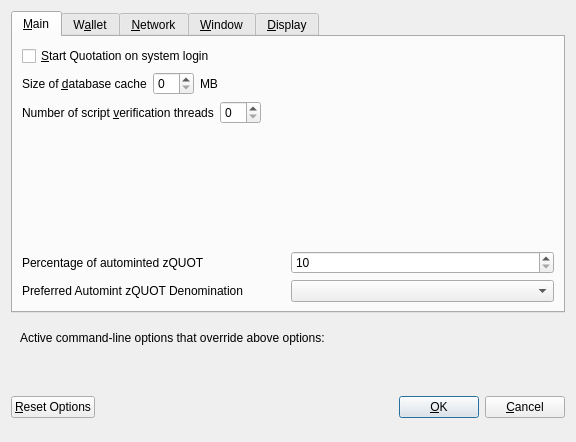
<?xml version="1.0" encoding="UTF-8"?>
<ui version="4.0">
 <class>OptionsDialog</class>
 <widget class="QDialog" name="OptionsDialog">
  <property name="geometry">
   <rect>
    <x>0</x>
    <y>0</y>
    <width>576</width>
    <height>442</height>
   </rect>
  </property>
  <property name="windowTitle">
   <string>Options</string>
  </property>
  <property name="modal">
   <bool>true</bool>
  </property>
  <layout class="QVBoxLayout" name="verticalLayout">
   <item>
    <widget class="QTabWidget" name="tabWidget">
     <property name="currentIndex">
      <number>0</number>
     </property>
     <widget class="QWidget" name="tabMain">
      <attribute name="title">
       <string>&amp;Main</string>
      </attribute>
      <layout class="QVBoxLayout" name="verticalLayout_Main">
       <item>
        <widget class="QCheckBox" name="bitcoinAtStartup">
         <property name="toolTip">
          <string>Automatically start Quotation after logging in to the system.</string>
         </property>
         <property name="text">
          <string>&amp;Start Quotation on system login</string>
         </property>
        </widget>
       </item>
       <item>
        <layout class="QHBoxLayout" name="horizontalLayout_2_Main">
         <item>
          <widget class="QLabel" name="databaseCacheLabel">
           <property name="text">
            <string>Size of &amp;database cache</string>
           </property>
           <property name="textFormat">
            <enum>Qt::PlainText</enum>
           </property>
           <property name="buddy">
            <cstring>databaseCache</cstring>
           </property>
          </widget>
         </item>
         <item>
          <widget class="QSpinBox" name="databaseCache"/>
         </item>
         <item>
          <widget class="QLabel" name="databaseCacheUnitLabel">
           <property name="text">
            <string>MB</string>
           </property>
           <property name="textFormat">
            <enum>Qt::PlainText</enum>
           </property>
          </widget>
         </item>
         <item>
          <spacer name="horizontalSpacer_2_Main">
           <property name="orientation">
            <enum>Qt::Horizontal</enum>
           </property>
           <property name="sizeHint" stdset="0">
            <size>
             <width>40</width>
             <height>20</height>
            </size>
           </property>
          </spacer>
         </item>
        </layout>
       </item>
       <item>
        <layout class="QHBoxLayout" name="horizontalLayout_3_Main">
         <item>
          <widget class="QLabel" name="threadsScriptVerifLabel">
           <property name="text">
            <string>Number of script &amp;verification threads</string>
           </property>
           <property name="textFormat">
            <enum>Qt::PlainText</enum>
           </property>
           <property name="buddy">
            <cstring>threadsScriptVerif</cstring>
           </property>
          </widget>
         </item>
         <item>
          <widget class="QSpinBox" name="threadsScriptVerif">
           <property name="toolTip">
            <string>(0 = auto, &lt;0 = leave that many cores free)</string>
           </property>
          </widget>
         </item>
         <item>
          <spacer name="horizontalSpacer_3_Main">
           <property name="orientation">
            <enum>Qt::Horizontal</enum>
           </property>
           <property name="sizeHint" stdset="0">
            <size>
             <width>40</width>
             <height>20</height>
            </size>
           </property>
          </spacer>
         </item>
        </layout>
       </item>
       <item>
        <spacer name="verticalSpacer_2">
         <property name="orientation">
          <enum>Qt::Vertical</enum>
         </property>
         <property name="sizeHint" stdset="0">
          <size>
           <width>20</width>
           <height>40</height>
          </size>
         </property>
        </spacer>
       </item>
       <item>
        <layout class="QHBoxLayout" name="horizontalLayout_3">
         <item>
          <widget class="QLabel" name="percentage_label">
           <property name="toolTip">
            <string>Percentage of incoming QUOTATION which get automatically converted to zQUOT via Zerocoin Protocol (min: 10%)</string>
           </property>
           <property name="text">
            <string>Percentage of autominted zQUOT</string>
           </property>
          </widget>
         </item>
         <item>
          <widget class="QSpinBox" name="zeromintPercentage">
           <property name="minimum">
            <number>10</number>
           </property>
           <property name="maximum">
            <number>100</number>
           </property>
          </widget>
         </item>
        </layout>
       </item>
       <item>
        <layout class="QHBoxLayout" name="horizontalLayout" stretch="0,0">
         <property name="sizeConstraint">
          <enum>QLayout::SetFixedSize</enum>
         </property>
         <item>
          <widget class="QLabel" name="labelPreferredDenom">
           <property name="maximumSize">
            <size>
             <width>16777215</width>
             <height>16777215</height>
            </size>
           </property>
           <property name="toolTip">
            <string>Wait with automatic conversion to Zerocoin until enough QUOTATION for this denomination is available</string>
           </property>
           <property name="text">
            <string>Preferred Automint zQUOT Denomination</string>
           </property>
          </widget>
         </item>
         <item>
          <widget class="QComboBox" name="preferredDenom">
           <property name="maximumSize">
            <size>
             <width>16777215</width>
             <height>27</height>
            </size>
           </property>
           <property name="toolTip">
            <string>Wait with automatic conversion to Zerocoin until enough QUOTATION for this denomination is available</string>
           </property>
           <property name="maxVisibleItems">
            <number>9</number>
           </property>
           <property name="maxCount">
            <number>9</number>
           </property>
          </widget>
         </item>
        </layout>
       </item>
      </layout>
     </widget>
     <widget class="QWidget" name="tabWallet">
      <attribute name="title">
       <string>W&amp;allet</string>
      </attribute>
      <layout class="QVBoxLayout" name="verticalLayout_Wallet">
       <item>
        <widget class="QGroupBox" name="groupBox">
         <property name="title">
          <string>Expert</string>
         </property>
         <layout class="QVBoxLayout" name="verticalLayout_2">
          <item>
           <widget class="QCheckBox" name="coinControlFeatures">
            <property name="toolTip">
             <string>Whether to show coin control features or not.</string>
            </property>
            <property name="text">
             <string>Enable coin &amp;control features</string>
            </property>
           </widget>
          </item>
          <item>
           <widget class="QCheckBox" name="showMasternodesTab">
            <property name="toolTip">
             <string>Show additional tab listing all your masternodes in first sub-tab&lt;br/&gt;and all masternodes on the network in second sub-tab.</string>
            </property>
            <property name="text">
             <string>Show Masternodes Tab</string>
            </property>
           </widget>
          </item>
          <item>
           <widget class="QCheckBox" name="spendZeroConfChange">
            <property name="toolTip">
             <string>If you disable the spending of unconfirmed change, the change from a transaction&lt;br/&gt;cannot be used until that transaction has at least one confirmation.&lt;br/&gt;This also affects how your balance is computed.</string>
            </property>
            <property name="text">
             <string>&amp;Spend unconfirmed change</string>
            </property>
           </widget>
          </item>
         </layout>
        </widget>
       </item>
       <item>
        <spacer name="verticalSpacer_Wallet">
         <property name="orientation">
          <enum>Qt::Vertical</enum>
         </property>
         <property name="sizeHint" stdset="0">
          <size>
           <width>20</width>
           <height>40</height>
          </size>
         </property>
        </spacer>
       </item>
      </layout>
     </widget>
     <widget class="QWidget" name="tabNetwork">
      <attribute name="title">
       <string>&amp;Network</string>
      </attribute>
      <layout class="QVBoxLayout" name="verticalLayout_Network">
       <item>
        <widget class="QCheckBox" name="mapPortUpnp">
         <property name="toolTip">
          <string>Automatically open the Quotation client port on the router. This only works when your router supports UPnP and it is enabled.</string>
         </property>
         <property name="text">
          <string>Map port using &amp;UPnP</string>
         </property>
        </widget>
       </item>
       <item>
        <widget class="QCheckBox" name="allowIncoming">
         <property name="toolTip">
          <string>Accept connections from outside</string>
         </property>
         <property name="text">
          <string>Allow incoming connections</string>
         </property>
        </widget>
       </item>
       <item>
        <widget class="QCheckBox" name="connectSocks">
         <property name="toolTip">
          <string>Connect to the Quotation network through a SOCKS5 proxy.</string>
         </property>
         <property name="text">
          <string>&amp;Connect through SOCKS5 proxy (default proxy):</string>
         </property>
        </widget>
       </item>
       <item>
        <layout class="QHBoxLayout" name="horizontalLayout_1_Network">
         <item>
          <widget class="QLabel" name="proxyIpLabel">
           <property name="text">
            <string>Proxy &amp;IP:</string>
           </property>
           <property name="textFormat">
            <enum>Qt::PlainText</enum>
           </property>
           <property name="buddy">
            <cstring>proxyIp</cstring>
           </property>
          </widget>
         </item>
         <item>
          <widget class="QValidatedLineEdit" name="proxyIp">
           <property name="minimumSize">
            <size>
             <width>140</width>
             <height>0</height>
            </size>
           </property>
           <property name="maximumSize">
            <size>
             <width>140</width>
             <height>16777215</height>
            </size>
           </property>
           <property name="toolTip">
            <string>IP address of the proxy (e.g. IPv4: 127.0.0.1 / IPv6: ::1)</string>
           </property>
          </widget>
         </item>
         <item>
          <widget class="QLabel" name="proxyPortLabel">
           <property name="text">
            <string>&amp;Port:</string>
           </property>
           <property name="textFormat">
            <enum>Qt::PlainText</enum>
           </property>
           <property name="buddy">
            <cstring>proxyPort</cstring>
           </property>
          </widget>
         </item>
         <item>
          <widget class="QLineEdit" name="proxyPort">
           <property name="minimumSize">
            <size>
             <width>55</width>
             <height>0</height>
            </size>
           </property>
           <property name="maximumSize">
            <size>
             <width>55</width>
             <height>16777215</height>
            </size>
           </property>
           <property name="toolTip">
            <string>Port of the proxy (e.g. 9050)</string>
           </property>
          </widget>
         </item>
         <item>
          <spacer name="horizontalSpacer_1_Network">
           <property name="orientation">
            <enum>Qt::Horizontal</enum>
           </property>
           <property name="sizeHint" stdset="0">
            <size>
             <width>40</width>
             <height>20</height>
            </size>
           </property>
          </spacer>
         </item>
        </layout>
       </item>
       <item>
        <spacer name="verticalSpacer_Network">
         <property name="orientation">
          <enum>Qt::Vertical</enum>
         </property>
         <property name="sizeHint" stdset="0">
          <size>
           <width>20</width>
           <height>40</height>
          </size>
         </property>
        </spacer>
       </item>
      </layout>
     </widget>
     <widget class="QWidget" name="tabWindow">
      <attribute name="title">
       <string>&amp;Window</string>
      </attribute>
      <layout class="QVBoxLayout" name="verticalLayout_Window">
       <item>
        <widget class="QCheckBox" name="minimizeToTray">
         <property name="toolTip">
          <string>Show only a tray icon after minimizing the window.</string>
         </property>
         <property name="text">
          <string>&amp;Minimize to the tray instead of the taskbar</string>
         </property>
        </widget>
       </item>
       <item>
        <widget class="QCheckBox" name="minimizeOnClose">
         <property name="toolTip">
          <string>Minimize instead of exit the application when the window is closed. When this option is enabled, the application will be closed only after selecting Quit in the menu.</string>
         </property>
         <property name="text">
          <string>M&amp;inimize on close</string>
         </property>
        </widget>
       </item>
       <item>
        <spacer name="verticalSpacer_Window">
         <property name="orientation">
          <enum>Qt::Vertical</enum>
         </property>
         <property name="sizeHint" stdset="0">
          <size>
           <width>20</width>
           <height>40</height>
          </size>
         </property>
        </spacer>
       </item>
      </layout>
     </widget>
     <widget class="QWidget" name="tabDisplay">
      <attribute name="title">
       <string>&amp;Display</string>
      </attribute>
      <layout class="QVBoxLayout" name="verticalLayout_Display">
       <item>
        <layout class="QHBoxLayout" name="horizontalLayout_1_Display">
         <item>
          <widget class="QLabel" name="langLabel">
           <property name="text">
            <string>User Interface &amp;language:</string>
           </property>
           <property name="textFormat">
            <enum>Qt::PlainText</enum>
           </property>
           <property name="buddy">
            <cstring>lang</cstring>
           </property>
          </widget>
         </item>
         <item>
          <widget class="QValueComboBox" name="lang">
           <property name="toolTip">
            <string>The user interface language can be set here. This setting will take effect after restarting Quotation.</string>
           </property>
          </widget>
         </item>
        </layout>
       </item>
       <item>
        <widget class="QLabel" name="label_3">
         <property name="toolTip">
          <string notr="true"/>
         </property>
         <property name="statusTip">
          <string notr="true"/>
         </property>
         <property name="whatsThis">
          <string notr="true"/>
         </property>
         <property name="accessibleName">
          <string notr="true"/>
         </property>
         <property name="text">
          <string>Language missing or translation incomplete? Help contributing translations here:
https://www.transifex.com/quotation-project/quotation-project-translations</string>
         </property>
         <property name="wordWrap">
          <bool>true</bool>
         </property>
         <property name="openExternalLinks">
          <bool>true</bool>
         </property>
         <property name="textInteractionFlags">
          <set>Qt::TextBrowserInteraction</set>
         </property>
        </widget>
       </item>
       <item>
        <layout class="QHBoxLayout" name="horizontalLayout_4_Display" stretch="0,0">
         <item>
          <widget class="QLabel" name="themeLabel">
           <property name="text">
            <string>User Interface Theme:</string>
           </property>
          </widget>
         </item>
         <item>
          <widget class="QValueComboBox" name="theme"/>
         </item>
        </layout>
       </item>
       <item>
        <widget class="Line" name="line">
         <property name="orientation">
          <enum>Qt::Horizontal</enum>
         </property>
        </widget>
       </item>
       <item>
        <layout class="QHBoxLayout" name="horizontalLayout_2_Display">
         <item>
          <widget class="QLabel" name="unitLabel">
           <property name="text">
            <string>&amp;Unit to show amounts in:</string>
           </property>
           <property name="textFormat">
            <enum>Qt::PlainText</enum>
           </property>
           <property name="buddy">
            <cstring>unit</cstring>
           </property>
          </widget>
         </item>
         <item>
          <widget class="QValueComboBox" name="unit">
           <property name="toolTip">
            <string>Choose the default subdivision unit to show in the interface and when sending coins.</string>
           </property>
          </widget>
         </item>
        </layout>
       </item>
       <item>
        <layout class="QHBoxLayout" name="horizontalLayout_5_Display">
         <item>
          <widget class="QLabel" name="digitsLabel">
           <property name="text">
            <string>Decimal digits</string>
           </property>
          </widget>
         </item>
         <item>
          <widget class="QValueComboBox" name="digits"/>
         </item>
        </layout>
       </item>
       <item>
        <layout class="QHBoxLayout" name="horizontalLayout_3_Display">
         <item>
          <widget class="QLabel" name="thirdPartyTxUrlsLabel">
           <property name="toolTip">
            <string>Third party URLs (e.g. a block explorer) that appear in the transactions tab as context menu items. %s in the URL is replaced by transaction hash. Multiple URLs are separated by vertical bar |.</string>
           </property>
           <property name="text">
            <string>Third party transaction URLs</string>
           </property>
           <property name="buddy">
            <cstring>thirdPartyTxUrls</cstring>
           </property>
          </widget>
         </item>
         <item>
          <widget class="QLineEdit" name="thirdPartyTxUrls">
           <property name="toolTip">
            <string>Third party URLs (e.g. a block explorer) that appear in the transactions tab as context menu items. %s in the URL is replaced by transaction hash. Multiple URLs are separated by vertical bar |.</string>
           </property>
          </widget>
         </item>
        </layout>
       </item>
       <item>
        <spacer name="verticalSpacer">
         <property name="orientation">
          <enum>Qt::Vertical</enum>
         </property>
         <property name="sizeHint" stdset="0">
          <size>
           <width>20</width>
           <height>40</height>
          </size>
         </property>
        </spacer>
       </item>
      </layout>
     </widget>
    </widget>
   </item>
   <item>
    <widget class="QFrame" name="frame">
     <layout class="QVBoxLayout" name="verticalLayout_Bottom">
      <item>
       <layout class="QHBoxLayout" name="horizontalLayout_Bottom">
        <item>
         <widget class="QLabel" name="overriddenByCommandLineInfoLabel">
          <property name="text">
           <string>Active command-line options that override above options:</string>
          </property>
          <property name="textFormat">
           <enum>Qt::PlainText</enum>
          </property>
         </widget>
        </item>
        <item>
         <spacer name="horizontalSpacer_Bottom">
          <property name="orientation">
           <enum>Qt::Horizontal</enum>
          </property>
          <property name="sizeHint" stdset="0">
           <size>
            <width>40</width>
            <height>20</height>
           </size>
          </property>
         </spacer>
        </item>
       </layout>
      </item>
      <item>
       <widget class="QLabel" name="overriddenByCommandLineLabel">
        <property name="text">
         <string/>
        </property>
        <property name="textFormat">
         <enum>Qt::PlainText</enum>
        </property>
        <property name="wordWrap">
         <bool>true</bool>
        </property>
       </widget>
      </item>
     </layout>
    </widget>
   </item>
   <item>
    <layout class="QHBoxLayout" name="horizontalLayout_Buttons">
     <item>
      <widget class="QPushButton" name="resetButton">
       <property name="toolTip">
        <string>Reset all client options to default.</string>
       </property>
       <property name="text">
        <string>&amp;Reset Options</string>
       </property>
       <property name="autoDefault">
        <bool>false</bool>
       </property>
      </widget>
     </item>
     <item>
      <spacer name="horizontalSpacer_1">
       <property name="orientation">
        <enum>Qt::Horizontal</enum>
       </property>
       <property name="sizeHint" stdset="0">
        <size>
         <width>40</width>
         <height>48</height>
        </size>
       </property>
      </spacer>
     </item>
     <item>
      <widget class="QLabel" name="statusLabel">
       <property name="minimumSize">
        <size>
         <width>200</width>
         <height>0</height>
        </size>
       </property>
       <property name="font">
        <font>
         <weight>75</weight>
         <bold>true</bold>
        </font>
       </property>
       <property name="text">
        <string/>
       </property>
       <property name="textFormat">
        <enum>Qt::PlainText</enum>
       </property>
       <property name="wordWrap">
        <bool>true</bool>
       </property>
      </widget>
     </item>
     <item>
      <spacer name="horizontalSpacer_2">
       <property name="orientation">
        <enum>Qt::Horizontal</enum>
       </property>
       <property name="sizeHint" stdset="0">
        <size>
         <width>40</width>
         <height>48</height>
        </size>
       </property>
      </spacer>
     </item>
     <item>
      <widget class="QPushButton" name="okButton">
       <property name="text">
        <string>&amp;OK</string>
       </property>
       <property name="autoDefault">
        <bool>false</bool>
       </property>
       <property name="default">
        <bool>true</bool>
       </property>
      </widget>
     </item>
     <item>
      <widget class="QPushButton" name="cancelButton">
       <property name="text">
        <string>&amp;Cancel</string>
       </property>
       <property name="autoDefault">
        <bool>false</bool>
       </property>
      </widget>
     </item>
    </layout>
   </item>
  </layout>
 </widget>
 <customwidgets>
  <customwidget>
   <class>QValidatedLineEdit</class>
   <extends>QLineEdit</extends>
   <header>qvalidatedlineedit.h</header>
  </customwidget>
  <customwidget>
   <class>QValueComboBox</class>
   <extends>QComboBox</extends>
   <header>qvaluecombobox.h</header>
  </customwidget>
 </customwidgets>
 <resources/>
 <connections/>
</ui>
